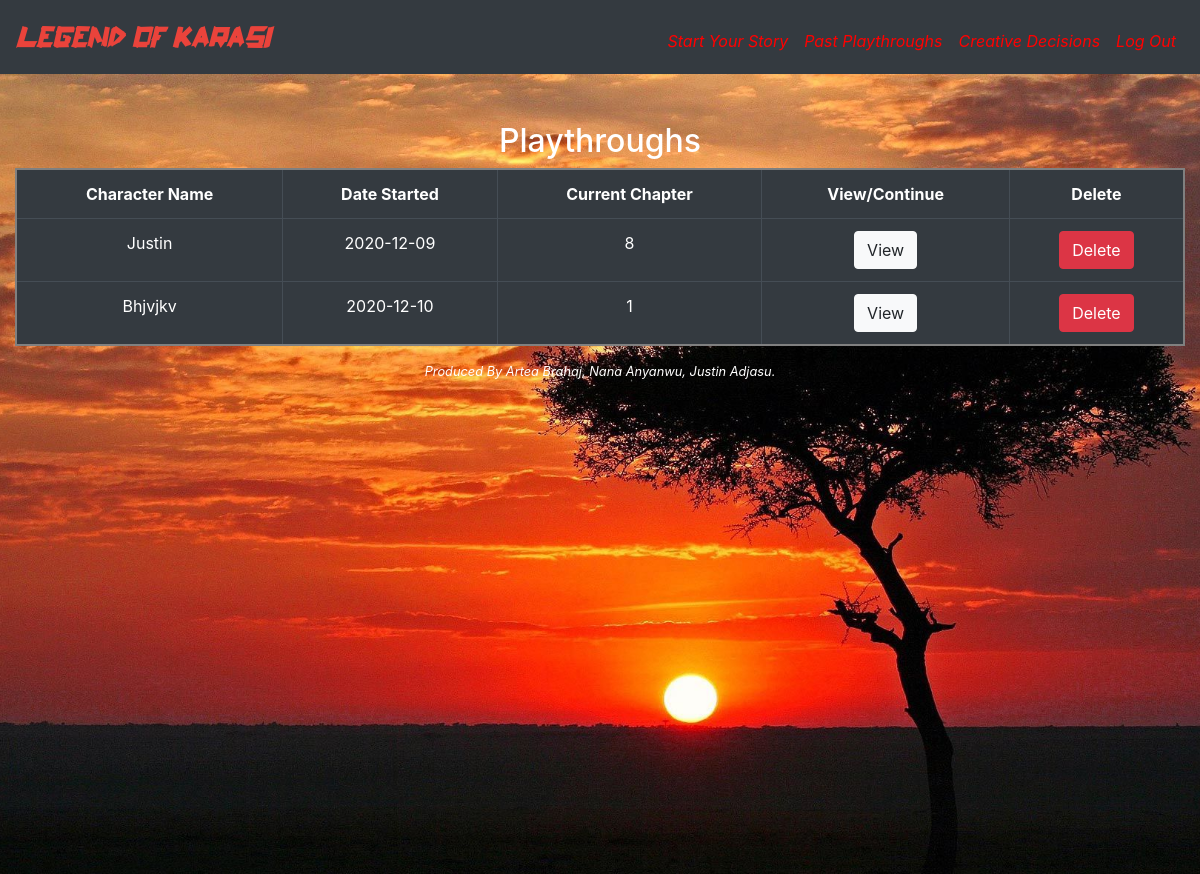
Screenshot of / (signed in) with the database file from the repository.
### tables this page shows
CREATE TABLE "plays" ('id' integer PRIMARY KEY AUTOINCREMENT NOT NULL, 'user_id' integer NOT NULL, 'name' text NOT NULL, 'pronouns' text NOT NULL, 'survivalist' integer DEFAULT 0 ,'prophet' integer DEFAULT 0 , 'antichrist' integer DEFAULT 0 ,'date' timestamp DEFAULT CURRENT_DATE ,'sim_play' INTEGER, 'ch_number' INTEGER DEFAULT 1, 'christ' INTEGER DEFAULT 0, 'finished' boolean DEFAULT 0, FOREIGN KEY(user_id) REFERENCES users(id));

### application.py (the view, shortened to what this page needs)
@app.route("/", methods=['POST', 'GET'])
@login_required
def index():
    if request.method == "GET":
        plays = db.execute("SELECT * FROM plays WHERE user_id = ?", session["user_id"])
        for play in plays:
            if db.execute("SELECT * FROM plays WHERE id = ?", play["id"])[0]["finished"] == False:
                play["word"] = "Continue"
            else:
                play["word"] = "View"
        return render_template("index.html", plays=plays)

### application.py (called while the page is built)
@app.after_request
def after_request(response):
    response.headers["Cache-Control"] = "no-cache, no-store, must-revalidate"
    response.headers["Expires"] = 0
    response.headers["Pragma"] = "no-cache"
    return response

### helpers.py (called while the page is built)
def login_required(f):
    @wraps(f)
    def decorated_function(*args, **kwargs):
        if session.get("user_id") is None:
            return redirect("/login")
        return f(*args, **kwargs)
    return decorated_function

### templates/index.html (shortened to what this page needs)
{% extends "layout.html" %}
{% block main %}
<br>
<br>
    <h2>
        Playthroughs
    </h2>
    <table border= 2 bordercolor= "#808080" class="table table-dark">
        <tr>
            <th scope="col">Character Name</th>
            <th scope="col">Date Started</th>
            <th scope="col">Current Chapter</th>
            <th scope="col">View/Continue</th>
            <th scope="col">Delete</th>
        </tr>
    {% if plays %}
    {% for play in plays %}
    <tr>
        <td>{{ play.name }}</td>
        <td>{{ play.date }}</td>
        <td>{{ play.ch_number }}</td>
        <td><button name="continue" class="btn btn-light" value="{{ play.id }}" type="submit" form="continue">{{ play.word }}</button></td>
        <td><button name="delete" class="btn btn-danger" value="{{ play.id }}" type="submit" form="continue">Delete</button></td>
    </tr>
    {% endfor %}
    {% endif %}
    </table>
{% endblock %}

### templates/layout.html (shortened to what this page needs)
<!DOCTYPE html>
<html lang = "en">
    <head>
        <link rel="stylesheet" href="https://cdn.jsdelivr.net/npm/bootstrap@4.5.3/dist/css/bootstrap.min.css">
        <link href="/static/styles.css" rel="stylesheet">
    </head>
    <body>
        <nav class="navbar navbar-expand-md navbar-dark bg-dark">
            <a class="links navbar-brand" href="/">
                <span class="red" class = "riptape links" style = "font-family: riptape">Legend of Karasi</span>
            </a>
            <div class="collapse navbar-collapse" id="navbar">
                {% if session.user_id %}
                    <ul class="navbar-nav ml-auto mt-2">
                        <li class="nav-item"><a class="links nav-link" style="color: red;" href="/new">Start Your Story</a></li>
                        <li class="nav-item"><a class="links nav-link" href="/past" style="color: red;">Past Playthroughs</a></li>
                        <li class="nav-item"><a class="links nav-link" href="/creative" style="color: red;">Creative Decisions</a></li>
                        <li class="nav-item"><a class="links nav-link" href="/logout" style="color: red;">Log Out</a></li>
                    </ul>
                {% else %}
                    <ul class="navbar-nav ml-auto mt-2">
                        <li class="nav-item"><a class="nav-link" style="color:red" href="/register">Register</a></li>
                        <li class="nav-item"><a class="nav-link" style="color:red" href="/login">Login</a></li>
                    </ul>
                {% endif %}
            </div>
        </nav>
        <div class="back">
            <div class="contents">
                <main class="container-fluid">
                    {% block main %}{% endblock %}
                </main>
                <footer class="small text-center text-muted" >
                    <a style="color:white">Produced By Artea Brahaj, Nana Anyanwu, Justin Adjasu.</a>
                </footer>
            </div>
        </div>
    </body>
</html>

### static/styles.css (style rules this page uses)
nav .navbar-brand { font-size: xx-large; }
nav .navbar-brand .red { color: #ea433b; }
main { overflow-x: auto; position: relative; margin: 2%; }
.nav-link, a { font-style: italic; }
body { background-color: black; color: white; }
#navbar { text-align: center; }
body, html { height: 100%; }
hr, h2, div { text-align: center; }

### rows the page displays
plays: name "Justin", date "2020-12-09", ch_number "8", {{ play.id }} 2 (drawn), word "View"
plays: name "Bhjvjkv", date "2020-12-10", ch_number "1", {{ play.id }} 5 (drawn), word "View"
